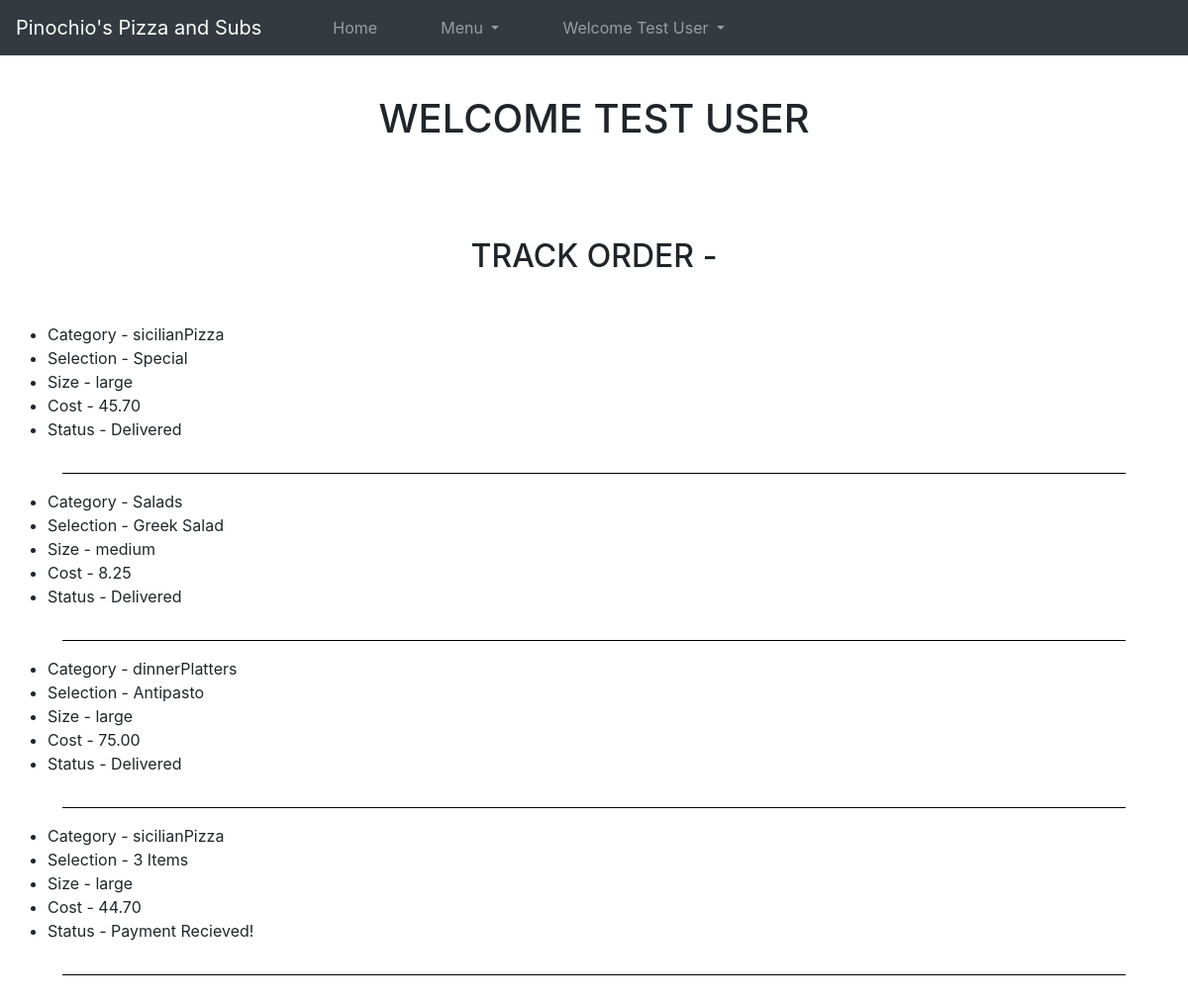
The app's page /trackFood (signed in) with its own data.
### orders/models.py (models this page shows, shortened)
class Orders(models.Model):
    email = models.CharField(max_length=64)
    category = models.CharField(max_length=64)
    selection = models.CharField(max_length=64)
    size = models.CharField(max_length=20, null=True)
    topping = models.CharField(max_length=150, blank=True)
    cost = models.DecimalField(max_digits=6, decimal_places=2, null=True)
    progress = models.CharField(max_length=64)
    class Meta:
        verbose_name_plural = "Pending Orders"

### orders/views.py (the view)
# urls.py: path("trackFood", views.trackFood, name="trackFood"),
def trackFood(request):
    if request.user.is_authenticated:
        name = request.user.first_name+' '+request.user.last_name
        mail = request.user.email
        context = {
                "username": name,
                "orders": Orders.objects.all(),
                "mail": mail
            }
        return render(request, "menu/progress.html", context)
    else:
        return render(request, "menu/error.html", {"message": "Please Log In First!"})

### orders/templates/menu/progress.html (shortened to what this page needs)
{% extends 'menu/base.html' %}
{% block body %}
    <div class="container-fluid">
        <div class="row">
            <div class="col-12">
                <div class="m-5">
                    <h1 class="text-uppercase text-center my-2">Welcome {{username}}</h1>
                </div>
            </div>
            <div class="col-12">
                    <div class="m-5">
                        <h2 class="text-uppercase text-center my-5">Track Order - </h2>
                        {% for order in orders %}
                        {% if order.email == mail %}
                        <div class="row">
                                <ul>
                                    <li>Category - {{order.category}}</li>
                                    <li>Selection - {{order.selection}} </li>
                                    <li>Size - {{order.size}}</li>
                                    <li>Cost - {{order.cost}}</li>
                                    <li>Status - {{order.progress}}</li>
                                </ul>
                        </div>
                        <hr style="color: black;background-color: black;">
                        {% endif %}
                        {% endfor %}
                    </div>
            </div>
        </div>
    </div>
{% endblock body %}

### orders/templates/menu/base.html (shortened to what this page needs)
{% load static %}
<!DOCTYPE html>
<html lang="en">
<head>
    <link rel="stylesheet" href="https://maxcdn.bootstrapcdn.com/bootstrap/4.0.0/css/bootstrap.min.css"
>
    <link rel="stylesheet" href="https://cdnjs.cloudflare.com/ajax/libs/font-awesome/4.7.0/css/font-awesome.min.css">
    <link rel="stylesheet" href="{% static 'css/style.css' %}">
</head>
<body>
    <section>
        <nav class="navbar navbar-expand-lg navbar-dark bg-dark fixed-top">
            <a class="navbar-brand" href="{% url 'index' %}">Pinochio's Pizza and Subs</a>
            <div class="collapse navbar-collapse" id="navbarSupportedContent">
                <ul class="navbar-nav mr-auto">
                    <li class="nav-item ml-5">
                        <a class="nav-link" href="{% url 'index' %}">Home <span class="sr-only">(current)</span></a>
                    </li>
                    <li class="nav-item dropdown ml-5">
                        <a class="nav-link dropdown-toggle" href="#" id="navbarDropdown" role="button"
                            data-toggle="dropdown" aria-haspopup="true" aria-expanded="false">
                            Menu
                        </a>
                    </li>
                    {% if username %}
                    <li class="nav-item dropdown ml-5">
                        <a class="nav-link dropdown-toggle" href="#" id="navbarDropdown" role="button"
                            data-toggle="dropdown" aria-haspopup="true" aria-expanded="false">
                            {% if request.user.is_superuser %}
                                Welcome Super User (Admin)
                                {% else %}
                                Welcome {{username}}
                                {% endif %}
                        </a>
                    </li>
                    {% endif %}
                </ul>
            </div>
        </nav>
    </section>
    {% block body %}
    {% endblock %}
</body>
</html>

### orders/static/css/style.css (style rules this page uses)
* { margin: 0; padding: 0; }
.container-fluid { overflow: hidden; }
nav { color: white; }

### records on screen
Orders: category "sicilianPizza", selection "Special", size "large", cost "45.70", progress "Delivered"
Orders: category "Salads", selection "Greek Salad", size "medium", cost "8.25", progress "Delivered"
Orders: category "dinnerPlatters", selection "Antipasto", size "large", cost "75.00", progress "Delivered"
Orders: category "sicilianPizza", selection "3 Items", size "large", cost "44.70", progress "Payment Recieved!"

### other values on screen
{{ username }} "Test User"
{{ username }} "TEST USER"
